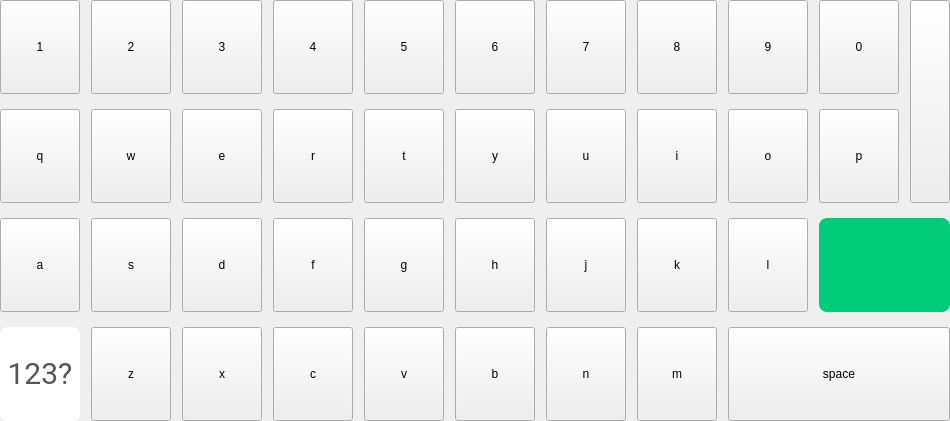
     <widget class="QWidget" name="page">
      <layout class="QGridLayout" name="gridLayout_5">
       <property name="leftMargin">
        <number>0</number>
       </property>
       <property name="topMargin">
        <number>0</number>
       </property>
       <property name="rightMargin">
        <number>0</number>
       </property>
       <property name="bottomMargin">
        <number>0</number>
       </property>
       <item row="0" column="0">
        <layout class="QGridLayout" name="gridLayout_2">
         <property name="horizontalSpacing">
          <number>11</number>
         </property>
         <property name="verticalSpacing">
          <number>15</number>
         </property>
         <item row="2" column="0">
          <widget class="QPushButton" name="pushButton_37">
           <property name="minimumSize">
            <size>
             <width>80</width>
             <height>94</height>
            </size>
           </property>
           <property name="maximumSize">
            <size>
             <width>80</width>
             <height>94</height>
            </size>
           </property>
           <property name="focusPolicy">
            <enum>Qt::NoFocus</enum>
           </property>
           <property name="text">
            <string>a</string>
           </property>
           <property name="iconSize">
            <size>
             <width>80</width>
             <height>94</height>
            </size>
           </property>
           <attribute name="buttonGroup">
            <string notr="true">buttonGroup</string>
           </attribute>
          </widget>
         </item>
         <item row="0" column="1">
          <widget class="QPushButton" name="pushButton_2">
           <property name="minimumSize">
            <size>
             <width>80</width>
             <height>94</height>
            </size>
           </property>
           <property name="maximumSize">
            <size>
             <width>80</width>
             <height>94</height>
            </size>
           </property>
           <property name="focusPolicy">
            <enum>Qt::NoFocus</enum>
           </property>
           <property name="text">
            <string>2</string>
           </property>
           <attribute name="buttonGroup">
            <string notr="true">buttonGroup</string>
           </attribute>
          </widget>
         </item>
         <item row="1" column="7">
          <widget class="QPushButton" name="pushButton_15">
           <property name="minimumSize">
            <size>
             <width>80</width>
             <height>94</height>
            </size>
           </property>
           <property name="maximumSize">
            <size>
             <width>80</width>
             <height>94</height>
            </size>
           </property>
           <property name="focusPolicy">
            <enum>Qt::NoFocus</enum>
           </property>
           <property name="text">
            <string>i</string>
           </property>
           <attribute name="buttonGroup">
            <string notr="true">buttonGroup</string>
           </attribute>
          </widget>
         </item>
         <item row="2" column="5">
          <widget class="QPushButton" name="pushButton_39">
           <property name="minimumSize">
            <size>
             <width>80</width>
             <height>94</height>
            </size>
           </property>
           <property name="maximumSize">
            <size>
             <width>80</width>
             <height>94</height>
            </size>
           </property>
           <property name="focusPolicy">
            <enum>Qt::NoFocus</enum>
           </property>
           <property name="text">
            <string>h</string>
           </property>
           <property name="iconSize">
            <size>
             <width>80</width>
             <height>94</height>
            </size>
           </property>
           <attribute name="buttonGroup">
            <string notr="true">buttonGroup</string>
           </attribute>
          </widget>
         </item>
         <item row="1" column="1">
          <widget class="QPushButton" name="pushButton_19">
           <property name="minimumSize">
            <size>
             <width>80</width>
             <height>94</height>
            </size>
           </property>
           <property name="maximumSize">
            <size>
             <width>80</width>
             <height>94</height>
            </size>
           </property>
           <property name="focusPolicy">
            <enum>Qt::NoFocus</enum>
           </property>
           <property name="text">
            <string>w</string>
           </property>
           <attribute name="buttonGroup">
            <string notr="true">buttonGroup</string>
           </attribute>
          </widget>
         </item>
         <item row="1" column="9">
          <widget class="QPushButton" name="pushButton_17">
           <property name="minimumSize">
            <size>
             <width>80</width>
             <height>94</height>
            </size>
           </property>
           <property name="maximumSize">
            <size>
             <width>80</width>
             <height>94</height>
            </size>
           </property>
           <property name="focusPolicy">
            <enum>Qt::NoFocus</enum>
           </property>
           <property name="text">
            <string>p</string>
           </property>
           <attribute name="buttonGroup">
            <string notr="true">buttonGroup</string>
           </attribute>
          </widget>
         </item>
         <item row="2" column="7">
          <widget class="QPushButton" name="pushButton_33">
           <property name="minimumSize">
            <size>
             <width>80</width>
             <height>94</height>
            </size>
           </property>
           <property name="maximumSize">
            <size>
             <width>80</width>
             <height>94</height>
            </size>
           </property>
           <property name="focusPolicy">
            <enum>Qt::NoFocus</enum>
           </property>
           <property name="text">
            <string>k</string>
           </property>
           <property name="iconSize">
            <size>
             <width>80</width>
             <height>94</height>
            </size>
           </property>
           <attribute name="buttonGroup">
            <string notr="true">buttonGroup</string>
           </attribute>
          </widget>
         </item>
         <item row="3" column="2">
          <widget class="QPushButton" name="pushButton_24">
           <property name="minimumSize">
            <size>
             <width>80</width>
             <height>94</height>
            </size>
           </property>
           <property name="maximumSize">
            <size>
             <width>80</width>
             <height>94</height>
            </size>
           </property>
           <property name="focusPolicy">
            <enum>Qt::NoFocus</enum>
           </property>
           <property name="text">
            <string>x</string>
           </property>
           <property name="iconSize">
            <size>
             <width>80</width>
             <height>94</height>
            </size>
           </property>
           <attribute name="buttonGroup">
            <string notr="true">buttonGroup</string>
           </attribute>
          </widget>
         </item>
         <item row="1" column="0">
          <widget class="QPushButton" name="pushButton_20">
           <property name="minimumSize">
            <size>
             <width>80</width>
             <height>94</height>
            </size>
           </property>
           <property name="maximumSize">
            <size>
             <width>80</width>
             <height>94</height>
            </size>
           </property>
           <property name="focusPolicy">
            <enum>Qt::NoFocus</enum>
           </property>
           <property name="text">
            <string>q</string>
           </property>
           <attribute name="buttonGroup">
            <string notr="true">buttonGroup</string>
           </attribute>
          </widget>
         </item>
         <item row="0" column="2">
          <widget class="QPushButton" name="pushButton_3">
           <property name="minimumSize">
            <size>
             <width>80</width>
             <height>94</height>
            </size>
           </property>
           <property name="maximumSize">
            <size>
             <width>80</width>
             <height>94</height>
            </size>
           </property>
           <property name="focusPolicy">
            <enum>Qt::NoFocus</enum>
           </property>
           <property name="text">
            <string>3</string>
           </property>
           <attribute name="buttonGroup">
            <string notr="true">buttonGroup</string>
           </attribute>
          </widget>
         </item>
         <item row="1" column="3">
          <widget class="QPushButton" name="pushButton_18">
           <property name="minimumSize">
            <size>
             <width>80</width>
             <height>94</height>
            </size>
           </property>
           <property name="maximumSize">
            <size>
             <width>80</width>
             <height>94</height>
            </size>
           </property>
           <property name="focusPolicy">
            <enum>Qt::NoFocus</enum>
           </property>
           <property name="text">
            <string>r</string>
           </property>
           <attribute name="buttonGroup">
            <string notr="true">buttonGroup</string>
           </attribute>
          </widget>
         </item>
         <item row="2" column="1">
          <widget class="QPushButton" name="pushButton_32">
           <property name="minimumSize">
            <size>
             <width>80</width>
             <height>94</height>
            </size>
           </property>
           <property name="maximumSize">
            <size>
             <width>80</width>
             <height>94</height>
            </size>
           </property>
           <property name="focusPolicy">
            <enum>Qt::NoFocus</enum>
           </property>
           <property name="text">
            <string>s</string>
           </property>
           <property name="iconSize">
            <size>
             <width>80</width>
             <height>94</height>
            </size>
           </property>
           <attribute name="buttonGroup">
            <string notr="true">buttonGroup</string>
           </attribute>
          </widget>
         </item>
         <item row="0" column="9">
          <widget class="QPushButton" name="pushButton_10">
           <property name="minimumSize">
            <size>
             <width>80</width>
             <height>94</height>
            </size>
           </property>
           <property name="maximumSize">
            <size>
             <width>80</width>
             <height>94</height>
            </size>
           </property>
           <property name="focusPolicy">
            <enum>Qt::NoFocus</enum>
           </property>
           <property name="text">
            <string>0</string>
           </property>
           <attribute name="buttonGroup">
            <string notr="true">buttonGroup</string>
           </attribute>
          </widget>
         </item>
         <item row="0" column="0">
          <widget class="QPushButton" name="pushButton">
           <property name="minimumSize">
            <size>
             <width>80</width>
             <height>94</height>
            </size>
           </property>
           <property name="maximumSize">
            <size>
             <width>80</width>
             <height>94</height>
            </size>
           </property>
           <property name="focusPolicy">
            <enum>Qt::NoFocus</enum>
           </property>
           <property name="text">
            <string>1</string>
           </property>
           <attribute name="buttonGroup">
            <string notr="true">buttonGroup</string>
           </attribute>
          </widget>
         </item>
         <item row="1" column="6">
          <widget class="QPushButton" name="pushButton_21">
           <property name="minimumSize">
            <size>
             <width>80</width>
             <height>94</height>
            </size>
           </property>
           <property name="maximumSize">
            <size>
             <width>80</width>
             <height>94</height>
            </size>
           </property>
           <property name="focusPolicy">
            <enum>Qt::NoFocus</enum>
           </property>
           <property name="text">
            <string>u</string>
           </property>
           <attribute name="buttonGroup">
            <string notr="true">buttonGroup</string>
           </attribute>
          </widget>
         </item>
         <item row="1" column="4">
          <widget class="QPushButton" name="pushButton_14">
           <property name="minimumSize">
            <size>
             <width>80</width>
             <height>94</height>
            </size>
           </property>
           <property name="maximumSize">
            <size>
             <width>80</width>
             <height>94</height>
            </size>
           </property>
           <property name="focusPolicy">
            <enum>Qt::NoFocus</enum>
           </property>
           <property name="text">
            <string>t</string>
           </property>
           <attribute name="buttonGroup">
            <string notr="true">buttonGroup</string>
           </attribute>
          </widget>
         </item>
         <item row="3" column="0">
          <widget class="QPushButton" name="pushButton_change_123">
           <property name="minimumSize">
            <size>
             <width>80</width>
             <height>94</height>
            </size>
           </property>
           <property name="maximumSize">
            <size>
             <width>80</width>
             <height>94</height>
            </size>
           </property>
           <property name="focusPolicy">
            <enum>Qt::NoFocus</enum>
           </property>
           <property name="styleSheet">
            <string notr="true">QPushButton{background-color: #ffffff; border:none; border-radius:8px; color:#555555;font-family: Roboto;  font-size: 30px;  font-weight: normal;}
QPushButton:pressed{background-color: #DFDFDF;}</string>
           </property>
           <property name="text">
            <string>123?</string>
           </property>
           <property name="iconSize">
            <size>
             <width>80</width>
             <height>94</height>
            </size>
           </property>
          </widget>
         </item>
         <item row="0" column="10" rowspan="2">
          <widget class="QPushButton" name="pushButton_backSpace">
           <property name="minimumSize">
            <size>
             <width>0</width>
             <height>0</height>
            </size>
           </property>
           <property name="maximumSize">
            <size>
             <width>16777215</width>
             <height>203</height>
            </size>
           </property>
           <property name="focusPolicy">
            <enum>Qt::NoFocus</enum>
           </property>
           <property name="text">
            <string/>
           </property>
           <property name="icon">
            <iconset resource="images.qrc">
             <normaloff>:/images/ic_numberpad_delete.png</normaloff>:/images/ic_numberpad_delete.png</iconset>
           </property>
           <property name="iconSize">
            <size>
             <width>48</width>
             <height>48</height>
            </size>
           </property>
          </widget>
         </item>
         <item row="1" column="5">
          <widget class="QPushButton" name="pushButton_22">
           <property name="minimumSize">
            <size>
             <width>80</width>
             <height>94</height>
            </size>
           </property>
           <property name="maximumSize">
            <size>
             <width>80</width>
             <height>94</height>
            </size>
           </property>
           <property name="focusPolicy">
            <enum>Qt::NoFocus</enum>
           </property>
           <property name="text">
            <string>y</string>
           </property>
           <attribute name="buttonGroup">
            <string notr="true">buttonGroup</string>
           </attribute>
          </widget>
         </item>
         <item row="1" column="8">
          <widget class="QPushButton" name="pushButton_16">
           <property name="minimumSize">
            <size>
             <width>80</width>
             <height>94</height>
            </size>
           </property>
           <property name="maximumSize">
            <size>
             <width>80</width>
             <height>94</height>
            </size>
           </property>
           <property name="focusPolicy">
            <enum>Qt::NoFocus</enum>
           </property>
           <property name="text">
            <string>o</string>
           </property>
           <attribute name="buttonGroup">
            <string notr="true">buttonGroup</string>
           </attribute>
          </widget>
         </item>
         <item row="0" column="3">
          <widget class="QPushButton" name="pushButton_4">
           <property name="minimumSize">
            <size>
             <width>80</width>
             <height>94</height>
            </size>
           </property>
           <property name="maximumSize">
            <size>
             <width>80</width>
             <height>94</height>
            </size>
           </property>
           <property name="focusPolicy">
            <enum>Qt::NoFocus</enum>
           </property>
           <property name="text">
            <string>4</string>
           </property>
           <attribute name="buttonGroup">
            <string notr="true">buttonGroup</string>
           </attribute>
          </widget>
         </item>
         <item row="2" column="4">
          <widget class="QPushButton" name="pushButton_38">
           <property name="minimumSize">
            <size>
             <width>80</width>
             <height>94</height>
            </size>
           </property>
           <property name="maximumSize">
            <size>
             <width>80</width>
             <height>94</height>
            </size>
           </property>
           <property name="focusPolicy">
            <enum>Qt::NoFocus</enum>
           </property>
           <property name="text">
            <string>g</string>
           </property>
           <property name="iconSize">
            <size>
             <width>80</width>
             <height>94</height>
            </size>
           </property>
           <attribute name="buttonGroup">
            <string notr="true">buttonGroup</string>
           </attribute>
          </widget>
         </item>
         <item row="0" column="8">
          <widget class="QPushButton" name="pushButton_9">
           <property name="minimumSize">
            <size>
             <width>80</width>
             <height>94</height>
            </size>
           </property>
           <property name="maximumSize">
            <size>
             <width>80</width>
             <height>94</height>
            </size>
           </property>
           <property name="focusPolicy">
            <enum>Qt::NoFocus</enum>
           </property>
           <property name="text">
            <string>9</string>
           </property>
           <attribute name="buttonGroup">
            <string notr="true">buttonGroup</string>
           </attribute>
          </widget>
         </item>
         <item row="3" column="1">
          <widget class="QPushButton" name="pushButton_31">
           <property name="minimumSize">
            <size>
             <width>80</width>
             <height>94</height>
            </size>
           </property>
           <property name="maximumSize">
            <size>
             <width>80</width>
             <height>94</height>
            </size>
           </property>
           <property name="focusPolicy">
            <enum>Qt::NoFocus</enum>
           </property>
           <property name="text">
            <string>z</string>
           </property>
           <property name="iconSize">
            <size>
             <width>80</width>
             <height>94</height>
            </size>
           </property>
           <attribute name="buttonGroup">
            <string notr="true">buttonGroup</string>
           </attribute>
          </widget>
         </item>
         <item row="0" column="7">
          <widget class="QPushButton" name="pushButton_8">
           <property name="minimumSize">
            <size>
             <width>80</width>
             <height>94</height>
            </size>
           </property>
           <property name="maximumSize">
            <size>
             <width>80</width>
             <height>94</height>
            </size>
           </property>
           <property name="focusPolicy">
            <enum>Qt::NoFocus</enum>
           </property>
           <property name="text">
            <string>8</string>
           </property>
           <attribute name="buttonGroup">
            <string notr="true">buttonGroup</string>
           </attribute>
          </widget>
         </item>
         <item row="0" column="6">
          <widget class="QPushButton" name="pushButton_7">
           <property name="minimumSize">
            <size>
             <width>80</width>
             <height>94</height>
            </size>
           </property>
           <property name="maximumSize">
            <size>
             <width>80</width>
             <height>94</height>
            </size>
           </property>
           <property name="focusPolicy">
            <enum>Qt::NoFocus</enum>
           </property>
           <property name="text">
            <string>7</string>
           </property>
           <attribute name="buttonGroup">
            <string notr="true">buttonGroup</string>
           </attribute>
          </widget>
         </item>
         <item row="3" column="5">
          <widget class="QPushButton" name="pushButton_23">
           <property name="minimumSize">
            <size>
             <width>80</width>
             <height>94</height>
            </size>
           </property>
           <property name="maximumSize">
            <size>
             <width>80</width>
             <height>94</height>
            </size>
           </property>
           <property name="focusPolicy">
            <enum>Qt::NoFocus</enum>
           </property>
           <property name="text">
            <string>b</string>
           </property>
           <property name="iconSize">
            <size>
             <width>80</width>
             <height>94</height>
            </size>
           </property>
           <attribute name="buttonGroup">
            <string notr="true">buttonGroup</string>
           </attribute>
          </widget>
         </item>
         <item row="3" column="7">
          <widget class="QPushButton" name="pushButton_27">
           <property name="minimumSize">
            <size>
             <width>80</width>
             <height>94</height>
            </size>
           </property>
           <property name="maximumSize">
            <size>
             <width>80</width>
             <height>94</height>
            </size>
           </property>
           <property name="focusPolicy">
            <enum>Qt::NoFocus</enum>
           </property>
           <property name="text">
            <string>m</string>
           </property>
           <property name="iconSize">
            <size>
             <width>80</width>
             <height>94</height>
            </size>
           </property>
           <attribute name="buttonGroup">
            <string notr="true">buttonGroup</string>
           </attribute>
          </widget>
         </item>
         <item row="3" column="6">
          <widget class="QPushButton" name="pushButton_28">
           <property name="minimumSize">
            <size>
             <width>80</width>
             <height>94</height>
            </size>
           </property>
           <property name="maximumSize">
            <size>
             <width>80</width>
             <height>94</height>
            </size>
           </property>
           <property name="focusPolicy">
            <enum>Qt::NoFocus</enum>
           </property>
           <property name="text">
            <string>n</string>
           </property>
           <property name="iconSize">
            <size>
             <width>80</width>
             <height>94</height>
            </size>
           </property>
           <attribute name="buttonGroup">
            <string notr="true">buttonGroup</string>
           </attribute>
          </widget>
         </item>
         <item row="3" column="4">
          <widget class="QPushButton" name="pushButton_30">
           <property name="minimumSize">
            <size>
             <width>80</width>
             <height>94</height>
            </size>
           </property>
           <property name="maximumSize">
            <size>
             <width>80</width>
             <height>94</height>
            </size>
           </property>
           <property name="focusPolicy">
            <enum>Qt::NoFocus</enum>
           </property>
           <property name="text">
            <string>v</string>
           </property>
           <property name="iconSize">
            <size>
             <width>80</width>
             <height>94</height>
            </size>
           </property>
           <attribute name="buttonGroup">
            <string notr="true">buttonGroup</string>
           </attribute>
          </widget>
         </item>
         <item row="0" column="4">
          <widget class="QPushButton" name="pushButton_5">
           <property name="minimumSize">
            <size>
             <width>80</width>
             <height>94</height>
            </size>
           </property>
           <property name="maximumSize">
            <size>
             <width>80</width>
             <height>94</height>
            </size>
           </property>
           <property name="focusPolicy">
            <enum>Qt::NoFocus</enum>
           </property>
           <property name="text">
            <string>5</string>
           </property>
           <attribute name="buttonGroup">
            <string notr="true">buttonGroup</string>
           </attribute>
          </widget>
         </item>
         <item row="3" column="8" colspan="3">
          <widget class="QPushButton" name="pushButton_space">
           <property name="minimumSize">
            <size>
             <width>2</width>
             <height>94</height>
            </size>
           </property>
           <property name="maximumSize">
            <size>
             <width>16777215</width>
             <height>94</height>
            </size>
           </property>
           <property name="focusPolicy">
            <enum>Qt::NoFocus</enum>
           </property>
           <property name="text">
            <string>space</string>
           </property>
           <property name="iconSize">
            <size>
             <width>263</width>
             <height>94</height>
            </size>
           </property>
          </widget>
         </item>
         <item row="2" column="3">
          <widget class="QPushButton" name="pushButton_35">
           <property name="minimumSize">
            <size>
             <width>80</width>
             <height>94</height>
            </size>
           </property>
           <property name="maximumSize">
            <size>
             <width>80</width>
             <height>94</height>
            </size>
           </property>
           <property name="focusPolicy">
            <enum>Qt::NoFocus</enum>
           </property>
           <property name="text">
            <string>f</string>
           </property>
           <property name="iconSize">
            <size>
             <width>80</width>
             <height>94</height>
            </size>
           </property>
           <attribute name="buttonGroup">
            <string notr="true">buttonGroup</string>
           </attribute>
          </widget>
         </item>
         <item row="1" column="2">
          <widget class="QPushButton" name="pushButton_13">
           <property name="minimumSize">
            <size>
             <width>80</width>
             <height>94</height>
            </size>
           </property>
           <property name="maximumSize">
            <size>
             <width>80</width>
             <height>94</height>
            </size>
           </property>
           <property name="focusPolicy">
            <enum>Qt::NoFocus</enum>
           </property>
           <property name="text">
            <string>e</string>
           </property>
           <attribute name="buttonGroup">
            <string notr="true">buttonGroup</string>
           </attribute>
          </widget>
         </item>
         <item row="0" column="5">
          <widget class="QPushButton" name="pushButton_6">
           <property name="minimumSize">
            <size>
             <width>80</width>
             <height>94</height>
            </size>
           </property>
           <property name="maximumSize">
            <size>
             <width>80</width>
             <height>94</height>
            </size>
           </property>
           <property name="focusPolicy">
            <enum>Qt::NoFocus</enum>
           </property>
           <property name="text">
            <string>6</string>
           </property>
           <attribute name="buttonGroup">
            <string notr="true">buttonGroup</string>
           </attribute>
          </widget>
         </item>
         <item row="3" column="3">
          <widget class="QPushButton" name="pushButton_25">
           <property name="minimumSize">
            <size>
             <width>80</width>
             <height>94</height>
            </size>
           </property>
           <property name="maximumSize">
            <size>
             <width>80</width>
             <height>94</height>
            </size>
           </property>
           <property name="focusPolicy">
            <enum>Qt::NoFocus</enum>
           </property>
           <property name="text">
            <string>c</string>
           </property>
           <property name="iconSize">
            <size>
             <width>80</width>
             <height>94</height>
            </size>
           </property>
           <attribute name="buttonGroup">
            <string notr="true">buttonGroup</string>
           </attribute>
          </widget>
         </item>
         <item row="2" column="9" colspan="2">
          <widget class="QPushButton" name="pushButton_enter">
           <property name="minimumSize">
            <size>
             <width>0</width>
             <height>94</height>
            </size>
           </property>
           <property name="maximumSize">
            <size>
             <width>16777215</width>
             <height>94</height>
            </size>
           </property>
           <property name="focusPolicy">
            <enum>Qt::NoFocus</enum>
           </property>
           <property name="styleSheet">
            <string notr="true">QPushButton{background-color: #00cc79; border:none; border-radius:8px;}
QPushButton:pressed{background-color: #DFDFDF;}</string>
           </property>
           <property name="text">
            <string/>
           </property>
           <property name="icon">
            <iconset resource="images.qrc">
             <normaloff>:/images/ic_numberpad_enter.png</normaloff>:/images/ic_numberpad_enter.png</iconset>
           </property>
           <property name="iconSize">
            <size>
             <width>48</width>
             <height>48</height>
            </size>
           </property>
          </widget>
         </item>
         <item row="2" column="8">
          <widget class="QPushButton" name="pushButton_40">
           <property name="minimumSize">
            <size>
             <width>80</width>
             <height>94</height>
            </size>
           </property>
           <property name="maximumSize">
            <size>
             <width>80</width>
             <height>94</height>
            </size>
           </property>
           <property name="focusPolicy">
            <enum>Qt::NoFocus</enum>
           </property>
           <property name="text">
            <string>l</string>
           </property>
           <property name="iconSize">
            <size>
             <width>80</width>
             <height>94</height>
            </size>
           </property>
           <attribute name="buttonGroup">
            <string notr="true">buttonGroup</string>
           </attribute>
          </widget>
         </item>
         <item row="2" column="6">
          <widget class="QPushButton" name="pushButton_34">
           <property name="minimumSize">
            <size>
             <width>80</width>
             <height>94</height>
            </size>
           </property>
           <property name="maximumSize">
            <size>
             <width>80</width>
             <height>94</height>
            </size>
           </property>
           <property name="focusPolicy">
            <enum>Qt::NoFocus</enum>
           </property>
           <property name="text">
            <string>j</string>
           </property>
           <property name="iconSize">
            <size>
             <width>80</width>
             <height>94</height>
            </size>
           </property>
           <attribute name="buttonGroup">
            <string notr="true">buttonGroup</string>
           </attribute>
          </widget>
         </item>
         <item row="2" column="2">
          <widget class="QPushButton" name="pushButton_36">
           <property name="minimumSize">
            <size>
             <width>80</width>
             <height>94</height>
            </size>
           </property>
           <property name="maximumSize">
            <size>
             <width>80</width>
             <height>94</height>
            </size>
           </property>
           <property name="focusPolicy">
            <enum>Qt::NoFocus</enum>
           </property>
           <property name="text">
            <string>d</string>
           </property>
           <property name="iconSize">
            <size>
             <width>80</width>
             <height>94</height>
            </size>
           </property>
           <attribute name="buttonGroup">
            <string notr="true">buttonGroup</string>
           </attribute>
          </widget>
         </item>
        </layout>
       </item>
      </layout>
     </widget>
